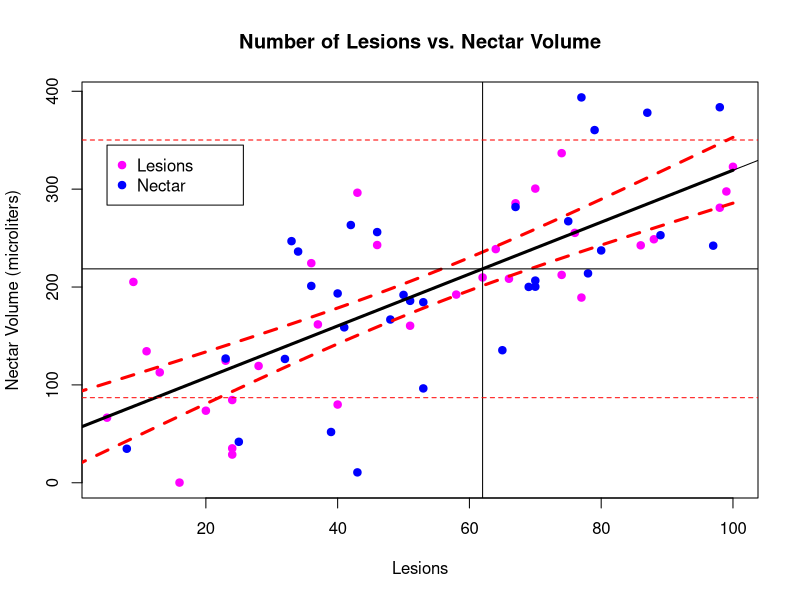

R code for this plot:
# Simple Linear Regression Analysis

# Data on total leaf lesions due to viral infection & avg. nectar volume of flowers (microliters) of deadly nightshade (Atropa belladona). 

nectar.ul <- c(160.44, 41.85, 238.72, 383.67, 84.53, 360.34, 285.57, 267.2, 79.92, 201.09, 189.23, 200.1, 248.79, 378.07, 209.76, 206.58, 66.49, 263.33, 0.19, 191.95, 28.81, 246.87, 297.63, 252.93, 242.9, 393.72, 322.86, 256.12, 300.55, 281.77, 208.44, 200.32, 205.19, 51.89, 336.75, 34.77, 161.78, 96.41, 134.38, 236.24, 73.64, 166.8, 255.32, 185.87, 35.18, 135.43, 124.7, 126.5, 212.36, 126.93, 192.28, 213.94, 281.01, 158.78, 242.59, 237.37, 112.79, 242.23, 119.35, 193.43, 224.37, 184.48, 296.33, 10.63)

lesions <- c(51, 25, 64, 98, 24, 79, 67, 75, 40, 36, 77, 69, 88, 87, 62, 70, 5, 42, 16, 50, 24, 33, 99, 89, 46, 77, 100, 46, 70, 67, 66, 70, 9, 39, 74, 8, 37, 53, 11, 34, 20, 48, 76, 51, 24, 65, 23, 32, 74, 23, 58, 78, 98, 41, 86, 80, 13, 97, 28, 40, 36, 53, 43, 43)

NL<-lm(nectar.ul~lesions)
summary(NL)
plot.new()
plot(lesions,nectar.ul,col=c("magenta","blue"),pch=19, main="Number of Lesions vs. Nectar Volume",xlab="Lesions",ylab="Nectar Volume (microliters)")
abline(NL)
legend(5,345,c("Lesions","Nectar"),col=c("magenta","blue"),pch=19,text.width=15)
pred.frame<-data.frame(lesions=0:100)
pred.c<-predict(NL,int="confidence",newdata=pred.frame)
NL$fitted.values
matlines(pred.frame,pred.c,col=c("black","red","red"),lwd=3,lty=c(1,2,2))

confint(NL)

# The number of lesions predict nectar volume. As lesions increase by one, nectar volume increases by 2.651 microliters. Also, nectar volume increases as the number of lesions increase:
A<-anova(NL)
summary(A)
pval = pt(8.439, df=(length(NL)-1), lower.tail=FALSE) ##not multiplied by two, because only interested in upper-tail of t-test.
pval

# If want to generate 95% confidence interval around the fitted values of a plant with specified # of lesions (62):
pred.frame1<-data.frame(lesions=62)#
pred.p<-predict(NL,int="prediction",newdata=pred.frame1)# p is prediction PREDICTED INDIVIDUALS
pred.p
abline(v=62)
abline(h=pred.p,col=c("black","red","red"),lty=c(1,2,2))
